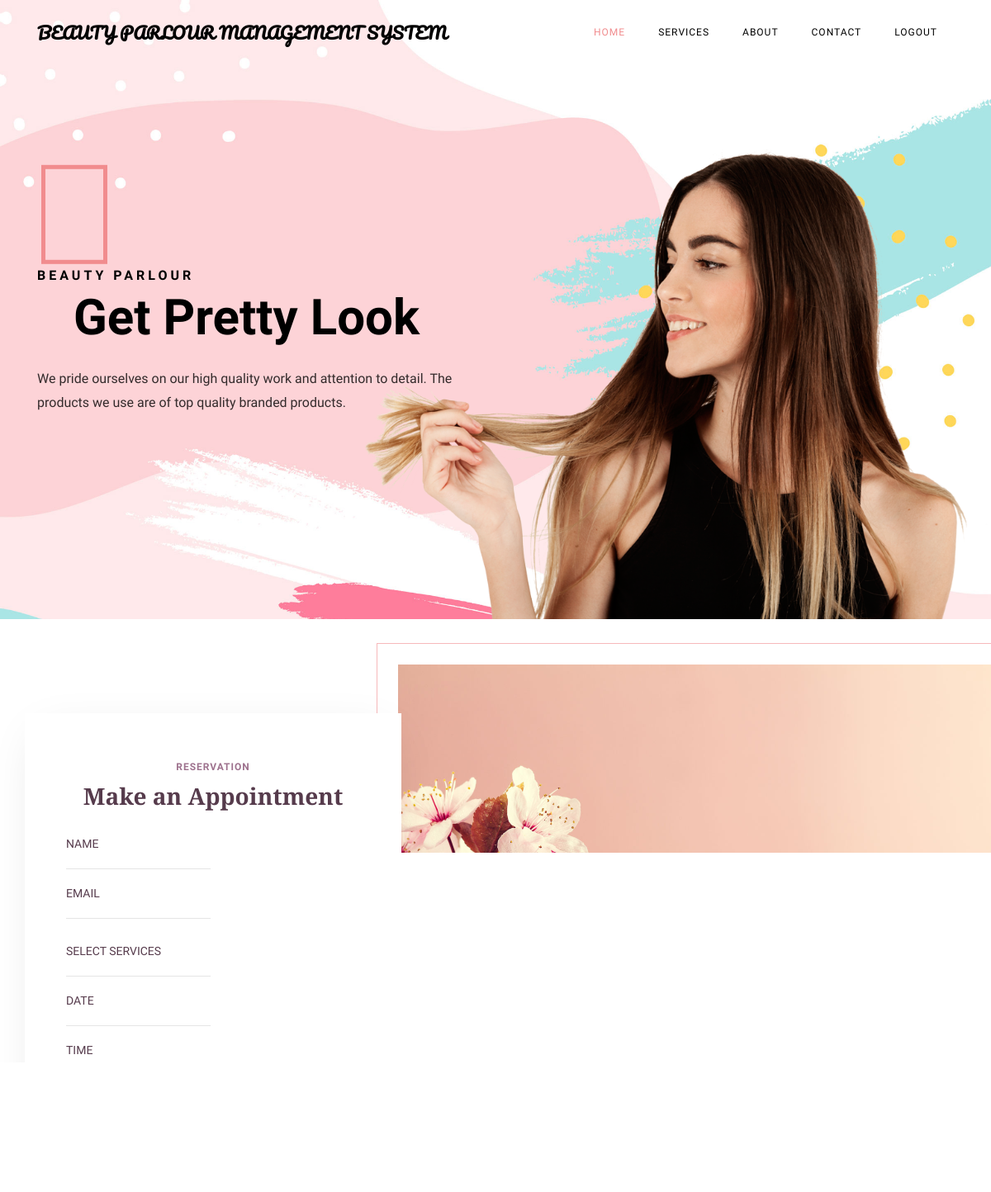
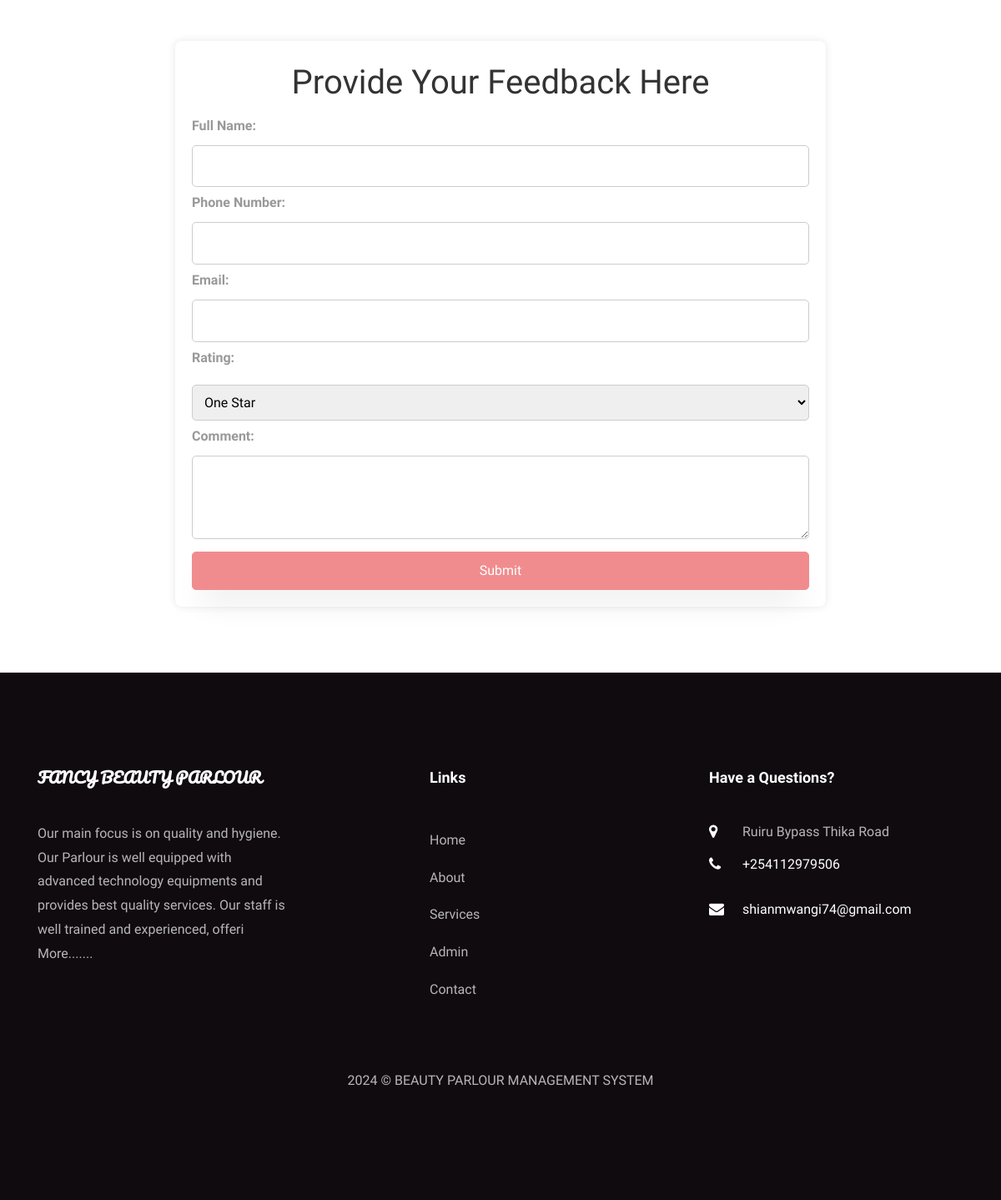
The app's page /home.php with its own data (2 pictures, top to bottom).
### tables this page shows
CREATE TABLE `tblpage` (
  `ID` int(10) NOT NULL,
  `PageType` varchar(200) DEFAULT NULL,
  `PageTitle` mediumtext DEFAULT NULL,
  `PageDescription` mediumtext DEFAULT NULL,
  `Email` varchar(200) DEFAULT NULL,
  `MobileNumber` bigint(10) DEFAULT NULL,
  `UpdationDate` date DEFAULT NULL,
  `Timing` varchar(200) NOT NULL
);

### home.php (the view, shortened to what this page needs)
<?php
include('includes/dbconnection.php');
?>
<!DOCTYPE html>
<html lang="en">
  <head>
    <link rel="stylesheet" href="css/open-iconic-bootstrap.min.css">
    <link rel="stylesheet" href="css/animate.css">
    <link rel="stylesheet" href="css/owl.carousel.min.css">
    <link rel="stylesheet" href="css/owl.theme.default.min.css">
    <link rel="stylesheet" href="css/magnific-popup.css">
    <link rel="stylesheet" href="css/aos.css">
    <link rel="stylesheet" href="css/ionicons.min.css">
    <link rel="stylesheet" href="css/bootstrap-datepicker.css">
    <link rel="stylesheet" href="css/jquery.timepicker.css">
    <link rel="stylesheet" href="css/flaticon.css">
    <link rel="stylesheet" href="css/icomoon.css">
    <link rel="stylesheet" href="css/style.css">
	<link rel="stylesheet" href="css/feedback.css">
  </head>
  <body>
	  <?php include_once('includes/header.php');?>
    <section id="home-section" class="hero" style="background-image: url(images/bg.jpg);" data-stellar-background-ratio="0.5">
		  <div class="home-slider owl-carousel">
	      <div class="slider-item js-fullheight">
	      	<div class="overlay"></div>
	        <div class="container-fluid p-0">
	          <div class="row d-md-flex no-gutters slider-text align-items-end justify-content-end" data-scrollax-parent="true">
	          	<img class="one-third align-self-end order-md-last img-fluid" src="images/bg_1.png" alt="">
		          <div class="one-forth d-flex align-items-center ftco-animate" data-scrollax=" properties: { translateY: '70%' }">
		          	<div class="text mt-5">
		          		<span class="subheading">Beauty Parlour</span>
			            <h1 class="mb-4">Get Pretty Look</h1>
			            <p class="mb-4">We pride ourselves on our high quality work and attention to detail. The products we use are of top quality branded products.</p>
		            </div>
		          </div>
	        	</div>
	        </div>
	      </div>
	    </div>
    </section>
<br>
    <section class="ftco-section ftco-no-pt ftco-booking">
    	<div class="container-fluid px-0">
    		<div class="row no-gutters d-md-flex justify-content-end">
    			<div class="one-forth d-flex align-items-end">
    				<div class="text">
    					<div class="overlay"></div>
    					<div class="appointment-wrap">
    						<span class="subheading">Reservation</span>
								<h3 class="mb-2">Make an Appointment</h3>
		    				<form action="#" method="post" class="appointment-form">
			            <div class="row">
			              <div class="col-sm-12">
			                <div class="form-group">
					              <input type="text" class="form-control" id="name" placeholder="Name" name="name" required="true">
					            </div>
			              </div>
			              <div class="col-sm-12">
			                <div class="form-group">
					              <input type="email" class="form-control" id="appointment_email" placeholder="Email" name="email" required="true">
					            </div>
			              </div>
				            <div class="col-sm-12">
			                <div class="form-group">
					              <div class="select-wrap">
		                      <div class="icon"><span class="ion-ios-arrow-down"></span></div>
		                      <select name="services" id="services" required="true" class="form-control">
		                      	<option value="">Select Services</option>
		                      </select>
		                    </div>
					            </div>
			              </div>
			              <div class="col-sm-12">
			                <div class="form-group">
			                  <input type="text" class="form-control appointment_date" placeholder="Date" name="adate" id='adate' required="true">
			                </div>
			              </div>
			              <div class="col-sm-12">
			                <div class="form-group">
			                  <input type="text" class="form-control appointment_time" placeholder="Time" name="atime" id='atime' required="true">
			                </div>
			              </div>
			              <div class="col-sm-12">
			                <div class="form-group">
			                  <input type="text" class="form-control" id="phone" name="phone" placeholder="Phone" required="true" maxlength="10" pattern="[0-9]+">
			                </div>
			              </div>
				          </div>
				          <div class="form-group">
			              <input type="submit" name="submit" value="Make an Appointment" class="btn btn-primary">
			            </div>
			          </form>
		          </div>
						</div>
    			</div>
					<div class="one-third">
						<div class="img" style="background-image: url(images/bg-1.jpg);">
						</div>
					</div>
    		</div>
    	</div>
    </section>
	<section>
	<div class="cont">
        <h1>Provide Your Feedback Here</h1>
        <form action="includes/feedback.php" method="post">
            <div class="form-group">
                <label for="name">Full Name:</label>
                <input type="text" id="fullname" name="fullname" required>
            </div>
            <div class="form-group">
                <label for="phone">Phone Number:</label>
                <input type="text" id="phone" name="phone" required>
            </div>
			<div class="form-group">
                <label for="email">Email:</label>
                <input type="text" id="email" name="email" required>
            </div>
			<div class="form-group">
                <label for="rating">Rating:</label>
                <select name="rating" id="rating" style="max-width=100%">
					<option value="One Star">One Star</option>
				</select>
            </div>
            <div class="form-group">
                <label for="comment">Comment:</label>
                <textarea id="comment" name="comment" required></textarea>
            </div>
            <input type="submit" value="Submit" class="btn btn-primary">
        </form>
    </div>
	</section>
		<br>
   <?php include_once('includes/footer.php');?>
  </body>
</html>

### includes/footer.php (shortened to what this page needs)
 <?php
include('includes/dbconnection.php');
?>
 <footer class="ftco-footer ftco-section">
      <div class="container">
        <div class="row mb-5">
          <div class="col-md">
            <div class="ftco-footer-widget mb-4">
              <h2 class="ftco-heading-2 logo">FANCY BEAUTY PARLOUR</h2>
              <?php
$ret=mysqli_query($con,"select * from tblpage where PageType='aboutus' ");
while ($row=mysqli_fetch_array($ret)) {
?>
              <p><?php  echo substr($row['PageDescription'],0,200);?> <a href="about.php">More.......</a></p><?php } ?>
            </div>
          </div>
          <div class="col-md" style="padding-left: 150px">
             <div class="ftco-footer-widget mb-4">
              <h2 class="ftco-heading-2">Links</h2>
              <ul class="list-unstyled">
                <li><a href="home.php" class="py-2 d-block">Home</a></li>
                <li><a href="about.php" class="py-2 d-block">About</a></li>
                <li><a href="services.php" class="py-2 d-block">Services</a></li>
                <li><a href="admin/index.php" class="py-2 d-block">Admin</a></li>
                <li><a href="contact.php" class="py-2 d-block">Contact</a></li>
              </ul>
            </div>
          </div>
          <div class="col-md">
            <div class="ftco-footer-widget mb-4">
            	<h2 class="ftco-heading-2">Have a Questions?</h2>
            	<div class="block-23 mb-3">
                <?php
$ret=mysqli_query($con,"select * from tblpage where PageType='contactus' ");
while ($row=mysqli_fetch_array($ret)) {
?>
	              <ul>
	                <li><span class="icon icon-map-marker"></span><span class="text"><?php  echo $row['PageDescription'];?></span></li>
	                <li><a href="#"><span class="icon icon-phone"></span><span class="text">+<?php  echo $row['MobileNumber'];?></span></a></li>
	                <li><a href="#"><span class="icon icon-envelope"></span><span class="text"><?php  echo $row['Email'];?></span></a></li>
	              </ul>
	            </div>
               <?php } ?>
            </div>
          </div>
        </div>
        <div class="row">
          <div class="col-md-12 text-center">
            <p>
  2024 &copy; BEAUTY PARLOUR MANAGEMENT SYSTEM  </p>
          </div>
        </div>
      </div>
    </footer>

### css/icomoon.css (style rules this page uses)
[class^="icon-"], [class*=" icon-"] { font-family: 'icomoon' !important; speak: none; font-style: normal; font-weight: normal; font-variant: normal; text-transform: none; line-height: 1; -webkit-font-smoothing: antialiased; -moz-osx-font-smoothing: grayscale; }
.icon-map-marker:before { content: "\f041"; }
.icon-phone:before { content: "\f095"; }
.icon-envelope:before { content: "\f0e0"; }

### css/feedback.css (style rules this page uses)
.cont { max-width: 65%; margin: 50px auto; background-color: #fff; padding: 20px; border-radius: 8px; box-shadow: 0 0 10px rgba(0, 0, 0, 0.1); }
h1 { text-align: center; }
form { margin-top: 5px; }
.form-group { margin-bottom: 5px; }
label { display: block; font-weight: bold; }
input[type="text"], textarea { width: 100%; padding: 10px; border: 1px solid #ccc; border-radius: 5px; box-sizing: border-box; }
textarea { height: 100px; }
input[type="submit"] { background-color: #4caf50; color: white; border: none; padding: 10px 20px; cursor: pointer; border-radius: 5px; width: 100%; }
select { width: 100%; padding: 10px; border: 1px solid #ccc; border-radius: 5px; box-sizing: border-box; font-size: 16px; margin-top: 10px; }

### records on screen
tblpage: PageDescription "Our main focus is on quality and hygiene. Our Parlour is well equipped with advanced technology equipments and provides best quality services. Our staff is well trained and experienced, offeri"
tblpage: PageDescription "Ruiru Bypass Thika Road", MobileNumber "254112979506", Email "shianmwangi74@gmail.com"
